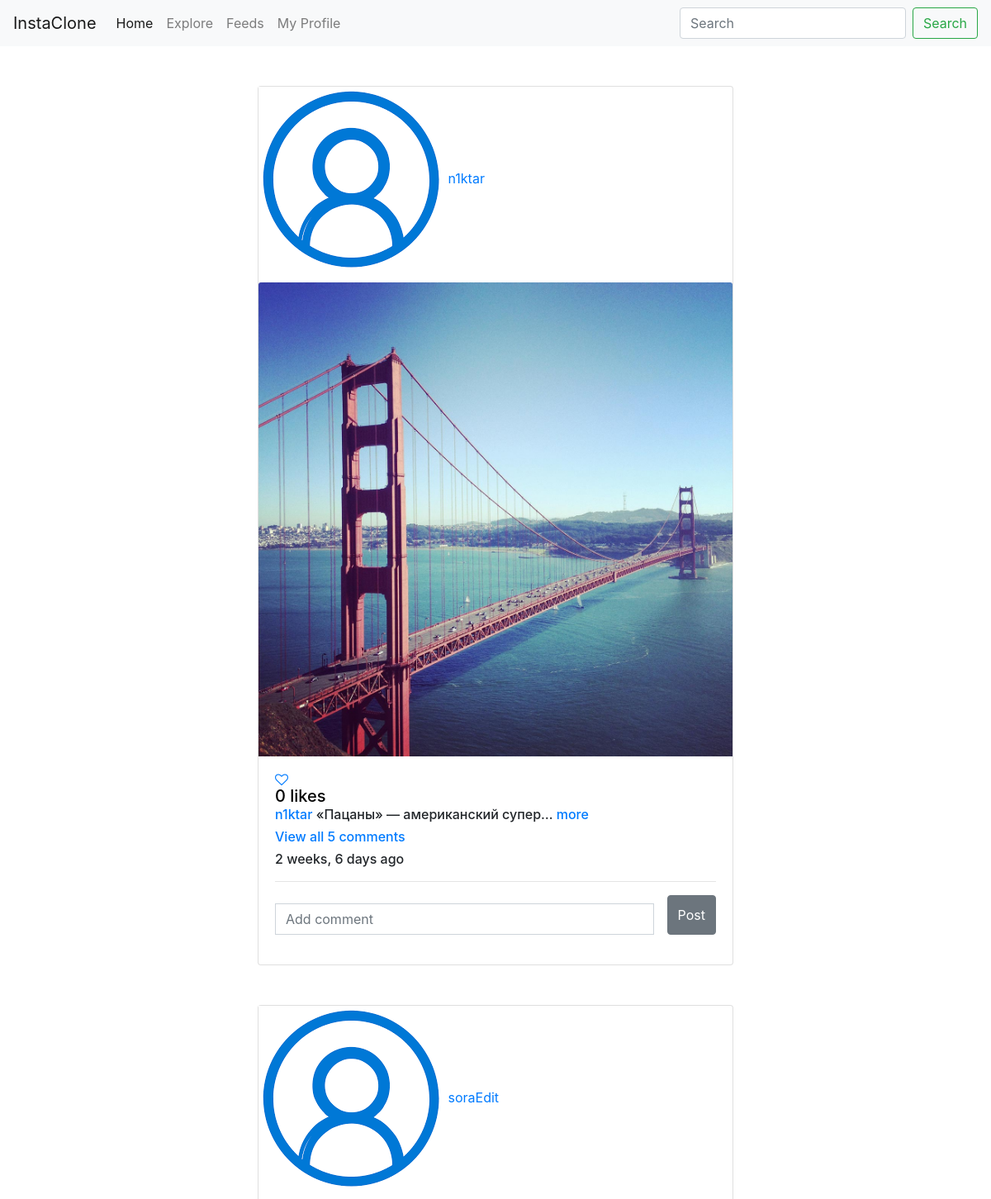
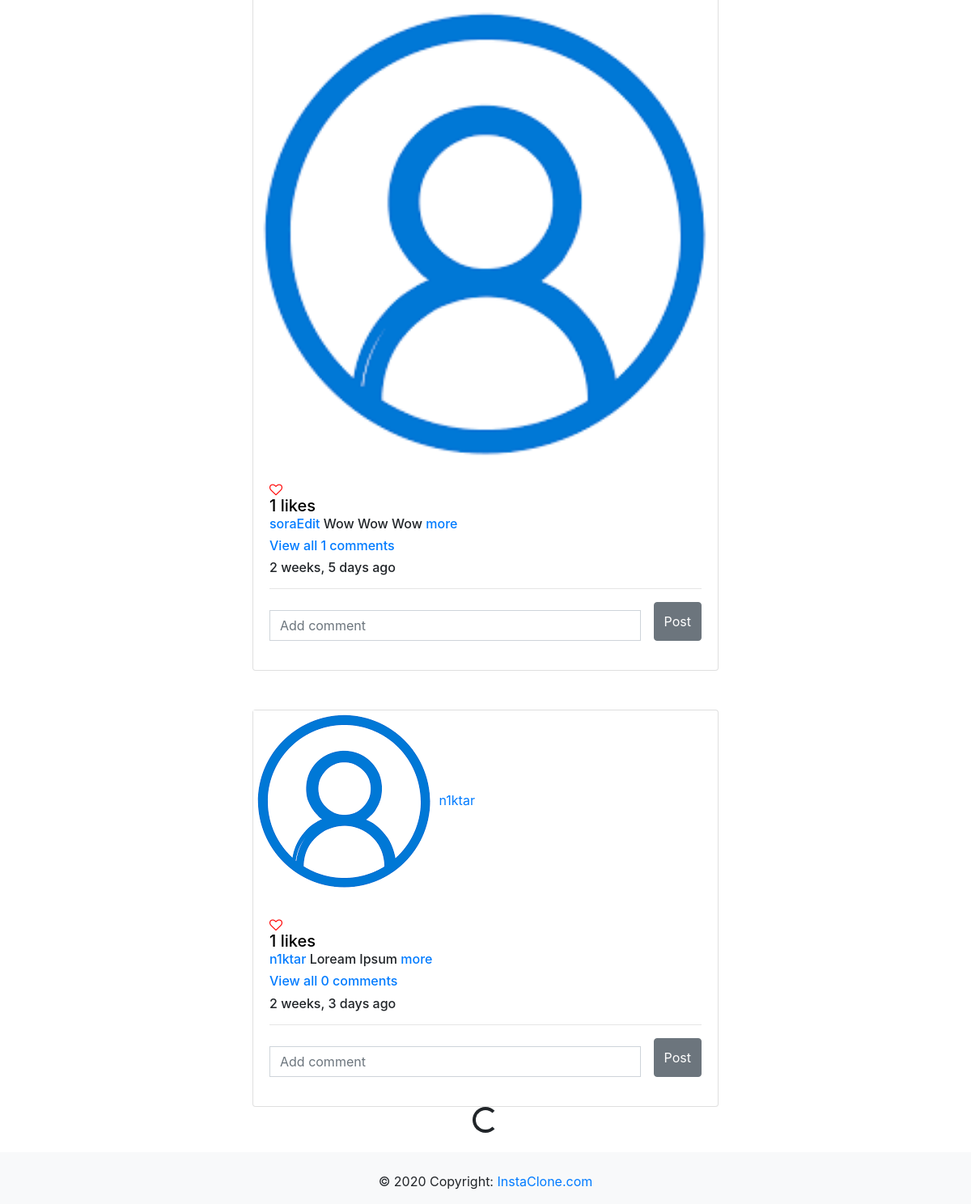
The app's page / (signed in) with its own data (2 pictures, top to bottom).
### images/models.py (models this page shows, shortened)
class Image(models.Model):
    user = models.ForeignKey(User, on_delete=models.CASCADE, related_name='images_user')
    profile = models.ForeignKey(Profile, on_delete=models.CASCADE, related_name='images_profile', blank=True, null=True)
    title = models.CharField(max_length=255)
    slug = models.SlugField(blank=True, null=True)
    image = models.ImageField(upload_to='images/%Y/%m/%d')
    description = models.TextField()
    created = models.DateTimeField(auto_now_add=True)
    users_like = models.ManyToManyField(User, related_name='images_liked', blank=True)
    class Meta:
        ordering = ['created']
    def get_absolute_url(self):
        return reverse('dashboard_detail', args=[self.slug])

### account/views.py (the view)
# urls.py: path('', login_required(DashboardListView.as_view()), name='dashboard'),
class DashboardListView(ListView):
    template_name = 'account/dashboard.html'
    context_object_name = 'images'
    paginate_by = 3
    def get_queryset(self):
        contact = Contact.objects.filter(user_from=self.request.user).values('user_to')
        images = Image.objects.filter(user__in=contact)
        return images

### account/templates/account/dashboard.html (shortened to what this page needs)
{% extends 'base.html' %}
{% load thumbnail %}
{% load static %}
{% block content %}
    <section class="main">
        <div class="container">
            <div class="row">
                <div class="col-md-12">
                    <div class="wrapper d-flex justify-content-center">
                        <div class="main__content">
                            <div class="infinite-item">
                                {% for image in images %}
                                    <div class="card mt-5" style="width: 36rem;">
                                        <div class="card-title">
                                            {% thumbnail image.profile.avatar_image "25x25" as im %}
                                                <img src="{{ im.url }}" alt="">
                                            {% endthumbnail %}
                                            <a href="{% url 'user_detail' image.user %}">{{ image.user }}</a>
                                        </div>
                                        {% thumbnail image.image "250x250" as im %}
                                            <img src="{{ im.url }}" class="card-img-top" alt="">
                                        {% endthumbnail %}
                                        <div class="card-body">
                                            <div class="card-info">
                                                <a href="">
                                                    <i class="fa fa-heart-o like-action {% if request.user in image.users_like.all %}red{% endif %}"
                                                       id="{{ image.id }}" data-user="{{ request.user.id }}"
                                                       data-id="{{ image.id }}"
                                                       data-action="{% if request.user in image.users_like.all %}un{% endif %}like"
                                                       aria-hidden="true">
                                                    <h5 class="card-title"><span class="user-like-count">{{ image.users_like.count }}</span> likes</h5>
                                                    </i>
                                                </a>
                                            </div>
                                            <h6 class="card-text">
                                                <a href="{% url 'user_detail' image.user %}">{{ image.user }}</a> {{ image.description|truncatechars:30 }}<a
                                                    href="{{ image.get_absolute_url }}"> more</a>
                                            </h6>
                                            <h6 class="card-text">
                                                <a href="{{  image.get_absolute_url }}">View all {{ image.post_review.count }} comments</a>
                                            </h6>
                                            <h6 class="card-text">{{ image.created|timesince }} ago</h6>
                                            <hr/>
                                            <form action="{% url 'images:review_add' image.id %}" method="POST" class="input-group mb-3">
                                                <input type="text" name="text" class="form-control mr-3" placeholder="Add comment">
                                                <button type="submit" class="btn btn-secondary mt-0">Post</button>
                                            </form>
                                        </div>
                                    </div>
                                {% endfor %}
                            </div>
                            <div class="d-flex justify-content-center" style="display:none;">
                                <div class="spinner-border" role="status">
                                </div>
                            </div>
                        </div>
                    </div>
                </div>
            </div>
        </div>
    </section>
{% endblock content %}

### static/css/main.css (style rules this page uses)
.card-body button { display: block; margin: 15px auto 0; }
.card-body form input { display: block; margin: 10px auto 0; width: 50%; }

### account/templates/account/dashboard.html (style rules this page uses)
.card-body .card-info h5 { color: black; margin: 0; font-weight: 500; font-family: -apple-system,BlinkMacSystemFont,"Segoe UI",Roboto,"Helvetica Neue",Arial,"Noto Sans",sans-serif,"Apple Color Emoji","Segoe UI Emoji","Segoe UI Symbol","Noto Color Emoji"; }
.red { color: red; }

### records on screen
Image: user "n1ktar", shows a picture, users_like.count "0", description "«Пацаны» — американский супер…", post_review.count "5", created "2 weeks, 6 days"
Image: user "soraEdit", shows a picture, users_like.count "1", description "Wow Wow Wow", post_review.count "1", created "2 weeks, 5 days"
Image: user "n1ktar", users_like.count "1", description "Loream Ipsum", post_review.count "0", created "2 weeks, 3 days"
